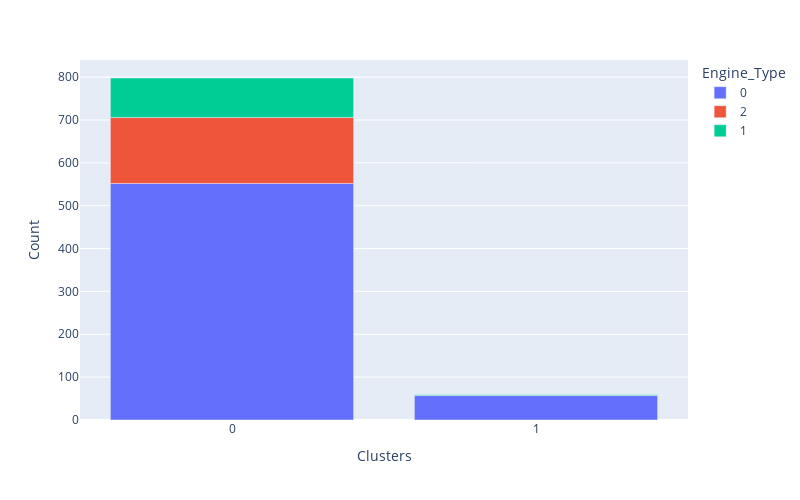
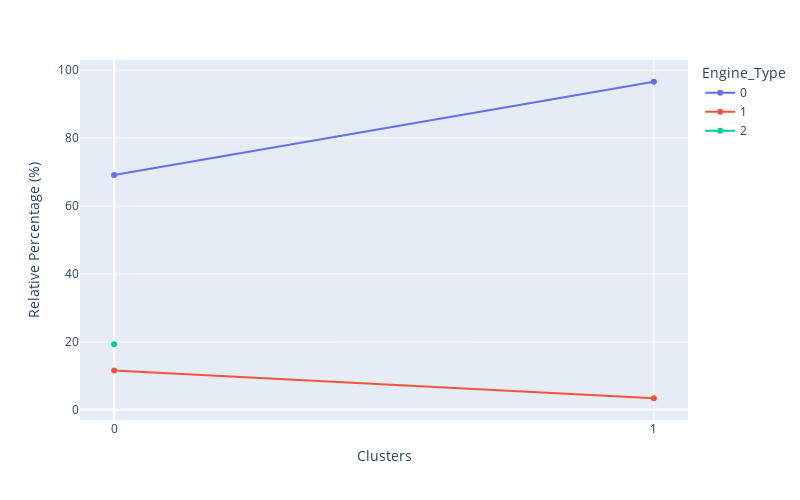

These figures' notebook cell, in order:
### Code cell
df_cluster_vs_engine_type=  df_engine_type.copy()
df_cluster_vs_engine_type['Clusters'] = X['Clusters']
cluster_distribution_per_variable(df=df_cluster_vs_engine_type, target='Engine_Type')
plt.savefig(f"outputs/ml_pipeline/cluster_analysis/v1/cluster_vs_engine_type.png", bbox_inches='tight', dpi=150) # Save plot

### Figure 1 — Plotly figure (JSON) as saved in the notebook; plotly's stock layout.template omitted (floating-point values rounded to 4 significant figures)
{"data": [{"alignmentgroup": "True", "hovertemplate": "Engine_Type=0<br>Clusters=%{x}<br>Count=%{y}<extra></extra>", "legendgroup": "0", "marker": {"color": "#636efa"}, "name": "0", "offsetgroup": "0", "orientation": "v", "showlegend": true, "textposition": "auto", "type": "bar", "x": [0, 1], "xaxis": "x", "y": [552, 57], "yaxis": "y"}, {"alignmentgroup": "True", "hovertemplate": "Engine_Type=2<br>Clusters=%{x}<br>Count=%{y}<extra></extra>", "legendgroup": "2", "marker": {"color": "#EF553B"}, "name": "2", "offsetgroup": "2", "orientation": "v", "showlegend": true, "textposition": "auto", "type": "bar", "x": [0], "xaxis": "x", "y": [154], "yaxis": "y"}, {"alignmentgroup": "True", "hovertemplate": "Engine_Type=1<br>Clusters=%{x}<br>Count=%{y}<extra></extra>", "legendgroup": "1", "marker": {"color": "#00cc96"}, "name": "1", "offsetgroup": "1", "orientation": "v", "showlegend": true, "textposition": "auto", "type": "bar", "x": [0, 1], "xaxis": "x", "y": [92, 2], "yaxis": "y"}], "layout": {"barmode": "relative", "height": 500, "legend": {"title": {"text": "Engine_Type"}, "tracegroupgap": 0}, "margin": {"t": 60}, "width": 800, "xaxis": {"anchor": "y", "domain": [0, 1], "tickmode": "array", "tickvals": [0, 1], "title": {"text": "Clusters"}}, "yaxis": {"anchor": "x", "domain": [0, 1], "title": {"text": "Count"}}}}

### Figure 2 — Plotly figure (JSON) as saved in the notebook; plotly's stock layout.template omitted (floating-point values rounded to 4 significant figures)
{"data": [{"hovertemplate": "Engine_Type=0<br>Clusters=%{x}<br>Relative Percentage (%)=%{y}<extra></extra>", "legendgroup": "0", "line": {"color": "#636efa", "dash": "solid"}, "mode": "markers+lines", "name": "0", "orientation": "v", "showlegend": true, "type": "scatter", "x": [0, 1], "xaxis": "x", "y": [69.17, 96.61], "yaxis": "y"}, {"hovertemplate": "Engine_Type=1<br>Clusters=%{x}<br>Relative Percentage (%)=%{y}<extra></extra>", "legendgroup": "1", "line": {"color": "#EF553B", "dash": "solid"}, "mode": "markers+lines", "name": "1", "orientation": "v", "showlegend": true, "type": "scatter", "x": [0, 1], "xaxis": "x", "y": [11.53, 3.39], "yaxis": "y"}, {"hovertemplate": "Engine_Type=2<br>Clusters=%{x}<br>Relative Percentage (%)=%{y}<extra></extra>", "legendgroup": "2", "line": {"color": "#00cc96", "dash": "solid"}, "mode": "markers+lines", "name": "2", "orientation": "v", "showlegend": true, "type": "scatter", "x": [0], "xaxis": "x", "y": [19.3], "yaxis": "y"}], "layout": {"height": 500, "legend": {"title": {"text": "Engine_Type"}, "tracegroupgap": 0}, "margin": {"t": 60}, "width": 800, "xaxis": {"anchor": "y", "domain": [0, 1], "tickmode": "array", "tickvals": [0, 1], "title": {"text": "Clusters"}}, "yaxis": {"anchor": "x", "domain": [0, 1], "title": {"text": "Relative Percentage (%)"}}}}
